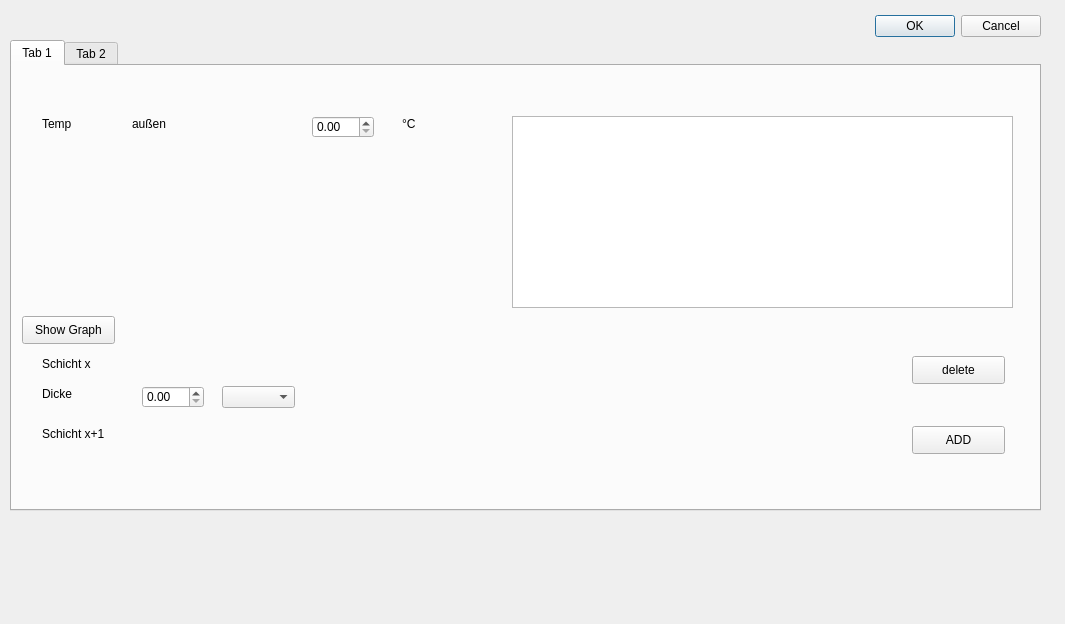
<?xml version="1.0" encoding="UTF-8"?>
<ui version="4.0">
 <class>Dialog</class>
 <widget class="QDialog" name="Dialog">
  <property name="geometry">
   <rect>
    <x>0</x>
    <y>0</y>
    <width>1065</width>
    <height>624</height>
   </rect>
  </property>
  <property name="windowTitle">
   <string>Dialog</string>
  </property>
  <widget class="QDialogButtonBox" name="buttonBox">
   <property name="geometry">
    <rect>
     <x>420</x>
     <y>10</y>
     <width>621</width>
     <height>32</height>
    </rect>
   </property>
   <property name="orientation">
    <enum>Qt::Horizontal</enum>
   </property>
   <property name="standardButtons">
    <set>QDialogButtonBox::Cancel|QDialogButtonBox::Ok</set>
   </property>
  </widget>
  <widget class="QTabWidget" name="tabWidget">
   <property name="geometry">
    <rect>
     <x>10</x>
     <y>40</y>
     <width>1031</width>
     <height>471</height>
    </rect>
   </property>
   <property name="currentIndex">
    <number>0</number>
   </property>
   <widget class="QWidget" name="tab">
    <attribute name="title">
     <string>Tab 1</string>
    </attribute>
    <widget class="QWidget" name="widget" native="true">
     <property name="geometry">
      <rect>
       <x>0</x>
       <y>30</y>
       <width>1021</width>
       <height>441</height>
      </rect>
     </property>
     <widget class="QWidget" name="widget_2" native="true">
      <property name="geometry">
       <rect>
        <x>10</x>
        <y>10</y>
        <width>461</width>
        <height>211</height>
       </rect>
      </property>
      <widget class="QLabel" name="label">
       <property name="geometry">
        <rect>
         <x>20</x>
         <y>10</y>
         <width>55</width>
         <height>16</height>
        </rect>
       </property>
       <property name="text">
        <string>Temp</string>
       </property>
      </widget>
      <widget class="QLabel" name="label_2">
       <property name="geometry">
        <rect>
         <x>380</x>
         <y>10</y>
         <width>55</width>
         <height>16</height>
        </rect>
       </property>
       <property name="text">
        <string>°C</string>
       </property>
      </widget>
      <widget class="QLabel" name="label_3">
       <property name="geometry">
        <rect>
         <x>110</x>
         <y>10</y>
         <width>55</width>
         <height>16</height>
        </rect>
       </property>
       <property name="text">
        <string>außen</string>
       </property>
      </widget>
      <widget class="QDoubleSpinBox" name="doubleSpinBox">
       <property name="geometry">
        <rect>
         <x>290</x>
         <y>10</y>
         <width>62</width>
         <height>22</height>
        </rect>
       </property>
      </widget>
     </widget>
     <widget class="QWidget" name="widget_3" native="true">
      <property name="geometry">
       <rect>
        <x>10</x>
        <y>250</y>
        <width>1001</width>
        <height>151</height>
       </rect>
      </property>
      <widget class="QWidget" name="widget_5" native="true">
       <property name="geometry">
        <rect>
         <x>10</x>
         <y>10</y>
         <width>981</width>
         <height>61</height>
        </rect>
       </property>
       <widget class="QLabel" name="label_4">
        <property name="geometry">
         <rect>
          <x>10</x>
          <y>0</y>
          <width>55</width>
          <height>16</height>
         </rect>
        </property>
        <property name="text">
         <string>Schicht x</string>
        </property>
       </widget>
       <widget class="QPushButton" name="pushButton_2">
        <property name="geometry">
         <rect>
          <x>880</x>
          <y>0</y>
          <width>93</width>
          <height>28</height>
         </rect>
        </property>
        <property name="text">
         <string>delete</string>
        </property>
       </widget>
       <widget class="QLabel" name="label_5">
        <property name="geometry">
         <rect>
          <x>10</x>
          <y>30</y>
          <width>55</width>
          <height>16</height>
         </rect>
        </property>
        <property name="text">
         <string>Dicke</string>
        </property>
       </widget>
       <widget class="QComboBox" name="comboBox">
        <property name="geometry">
         <rect>
          <x>190</x>
          <y>30</y>
          <width>73</width>
          <height>22</height>
         </rect>
        </property>
       </widget>
       <widget class="QDoubleSpinBox" name="doubleSpinBox_2">
        <property name="geometry">
         <rect>
          <x>110</x>
          <y>30</y>
          <width>62</width>
          <height>22</height>
         </rect>
        </property>
       </widget>
      </widget>
      <widget class="QWidget" name="widget_6" native="true">
       <property name="geometry">
        <rect>
         <x>10</x>
         <y>80</y>
         <width>981</width>
         <height>31</height>
        </rect>
       </property>
       <widget class="QLabel" name="label_6">
        <property name="geometry">
         <rect>
          <x>10</x>
          <y>0</y>
          <width>71</width>
          <height>16</height>
         </rect>
        </property>
        <property name="text">
         <string>Schicht x+1</string>
        </property>
       </widget>
       <widget class="QPushButton" name="pushButton_3">
        <property name="geometry">
         <rect>
          <x>880</x>
          <y>0</y>
          <width>93</width>
          <height>28</height>
         </rect>
        </property>
        <property name="text">
         <string>ADD</string>
        </property>
       </widget>
      </widget>
     </widget>
     <widget class="QWidget" name="widget_4" native="true">
      <property name="geometry">
       <rect>
        <x>490</x>
        <y>10</y>
        <width>521</width>
        <height>211</height>
       </rect>
      </property>
      <widget class="QGraphicsView" name="graphicsView">
       <property name="geometry">
        <rect>
         <x>10</x>
         <y>10</y>
         <width>501</width>
         <height>192</height>
        </rect>
       </property>
      </widget>
     </widget>
     <widget class="QPushButton" name="pushButton">
      <property name="geometry">
       <rect>
        <x>10</x>
        <y>220</y>
        <width>93</width>
        <height>28</height>
       </rect>
      </property>
      <property name="text">
       <string>Show Graph</string>
      </property>
     </widget>
    </widget>
   </widget>
   <widget class="QWidget" name="tab_2">
    <attribute name="title">
     <string>Tab 2</string>
    </attribute>
   </widget>
  </widget>
  <zorder>tabWidget</zorder>
  <zorder>buttonBox</zorder>
 </widget>
 <resources/>
 <connections>
  <connection>
   <sender>buttonBox</sender>
   <signal>accepted()</signal>
   <receiver>Dialog</receiver>
   <slot>accept()</slot>
   <hints>
    <hint type="sourcelabel">
     <x>248</x>
     <y>254</y>
    </hint>
    <hint type="destinationlabel">
     <x>157</x>
     <y>274</y>
    </hint>
   </hints>
  </connection>
  <connection>
   <sender>buttonBox</sender>
   <signal>rejected()</signal>
   <receiver>Dialog</receiver>
   <slot>reject()</slot>
   <hints>
    <hint type="sourcelabel">
     <x>316</x>
     <y>260</y>
    </hint>
    <hint type="destinationlabel">
     <x>286</x>
     <y>274</y>
    </hint>
   </hints>
  </connection>
 </connections>
</ui>
